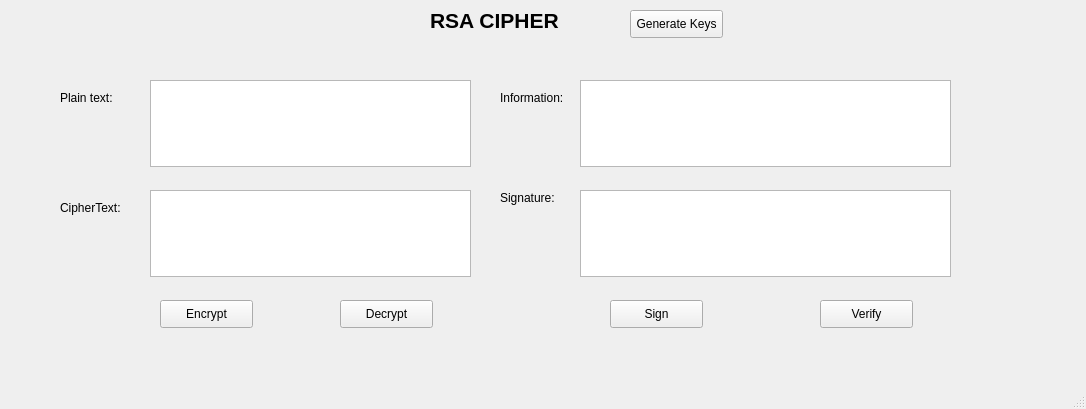
<?xml version="1.0" encoding="UTF-8"?>
<ui version="4.0">
 <class>MainWindow</class>
 <widget class="QMainWindow" name="MainWindow">
  <property name="geometry">
   <rect>
    <x>0</x>
    <y>0</y>
    <width>1086</width>
    <height>409</height>
   </rect>
  </property>
  <property name="windowTitle">
   <string>MainWindow</string>
  </property>
  <widget class="QWidget" name="centralwidget">
   <widget class="QPushButton" name="btn_verify">
    <property name="geometry">
     <rect>
      <x>820</x>
      <y>300</y>
      <width>93</width>
      <height>28</height>
     </rect>
    </property>
    <property name="text">
     <string>Verify</string>
    </property>
   </widget>
   <widget class="QTextEdit" name="txt_info">
    <property name="geometry">
     <rect>
      <x>580</x>
      <y>80</y>
      <width>371</width>
      <height>87</height>
     </rect>
    </property>
   </widget>
   <widget class="QPushButton" name="btn_decrypt">
    <property name="geometry">
     <rect>
      <x>340</x>
      <y>300</y>
      <width>93</width>
      <height>28</height>
     </rect>
    </property>
    <property name="text">
     <string>Decrypt</string>
    </property>
   </widget>
   <widget class="QLabel" name="label_4">
    <property name="geometry">
     <rect>
      <x>500</x>
      <y>190</y>
      <width>61</width>
      <height>16</height>
     </rect>
    </property>
    <property name="text">
     <string>Signature:</string>
    </property>
   </widget>
   <widget class="QTextEdit" name="txt_sign">
    <property name="geometry">
     <rect>
      <x>580</x>
      <y>190</y>
      <width>371</width>
      <height>87</height>
     </rect>
    </property>
   </widget>
   <widget class="QLabel" name="label_2">
    <property name="geometry">
     <rect>
      <x>430</x>
      <y>10</y>
      <width>171</width>
      <height>21</height>
     </rect>
    </property>
    <property name="font">
     <font>
      <pointsize>16</pointsize>
      <weight>75</weight>
      <bold>true</bold>
     </font>
    </property>
    <property name="text">
     <string>RSA CIPHER</string>
    </property>
   </widget>
   <widget class="QLabel" name="label_5">
    <property name="geometry">
     <rect>
      <x>60</x>
      <y>90</y>
      <width>55</width>
      <height>16</height>
     </rect>
    </property>
    <property name="text">
     <string>Plain text:</string>
    </property>
   </widget>
   <widget class="QPushButton" name="btn_gen_keys">
    <property name="geometry">
     <rect>
      <x>630</x>
      <y>10</y>
      <width>93</width>
      <height>28</height>
     </rect>
    </property>
    <property name="text">
     <string>Generate Keys</string>
    </property>
   </widget>
   <widget class="QTextEdit" name="txt_plain_text">
    <property name="geometry">
     <rect>
      <x>150</x>
      <y>80</y>
      <width>321</width>
      <height>87</height>
     </rect>
    </property>
   </widget>
   <widget class="QTextEdit" name="txt_cipher_text">
    <property name="geometry">
     <rect>
      <x>150</x>
      <y>190</y>
      <width>321</width>
      <height>87</height>
     </rect>
    </property>
   </widget>
   <widget class="QLabel" name="label">
    <property name="geometry">
     <rect>
      <x>500</x>
      <y>90</y>
      <width>71</width>
      <height>16</height>
     </rect>
    </property>
    <property name="text">
     <string>Information:</string>
    </property>
   </widget>
   <widget class="QLabel" name="label_3">
    <property name="geometry">
     <rect>
      <x>60</x>
      <y>200</y>
      <width>71</width>
      <height>16</height>
     </rect>
    </property>
    <property name="text">
     <string>CipherText:</string>
    </property>
   </widget>
   <widget class="QPushButton" name="btn_sign">
    <property name="geometry">
     <rect>
      <x>610</x>
      <y>300</y>
      <width>93</width>
      <height>28</height>
     </rect>
    </property>
    <property name="text">
     <string>Sign</string>
    </property>
   </widget>
   <widget class="QPushButton" name="btn_encrypt">
    <property name="geometry">
     <rect>
      <x>160</x>
      <y>300</y>
      <width>93</width>
      <height>28</height>
     </rect>
    </property>
    <property name="text">
     <string>Encrypt</string>
    </property>
   </widget>
  </widget>
  <widget class="QMenuBar" name="menubar">
   <property name="geometry">
    <rect>
     <x>0</x>
     <y>0</y>
     <width>1086</width>
     <height>26</height>
    </rect>
   </property>
  </widget>
  <widget class="QStatusBar" name="statusbar"/>
 </widget>
 <resources/>
 <connections/>
</ui>
